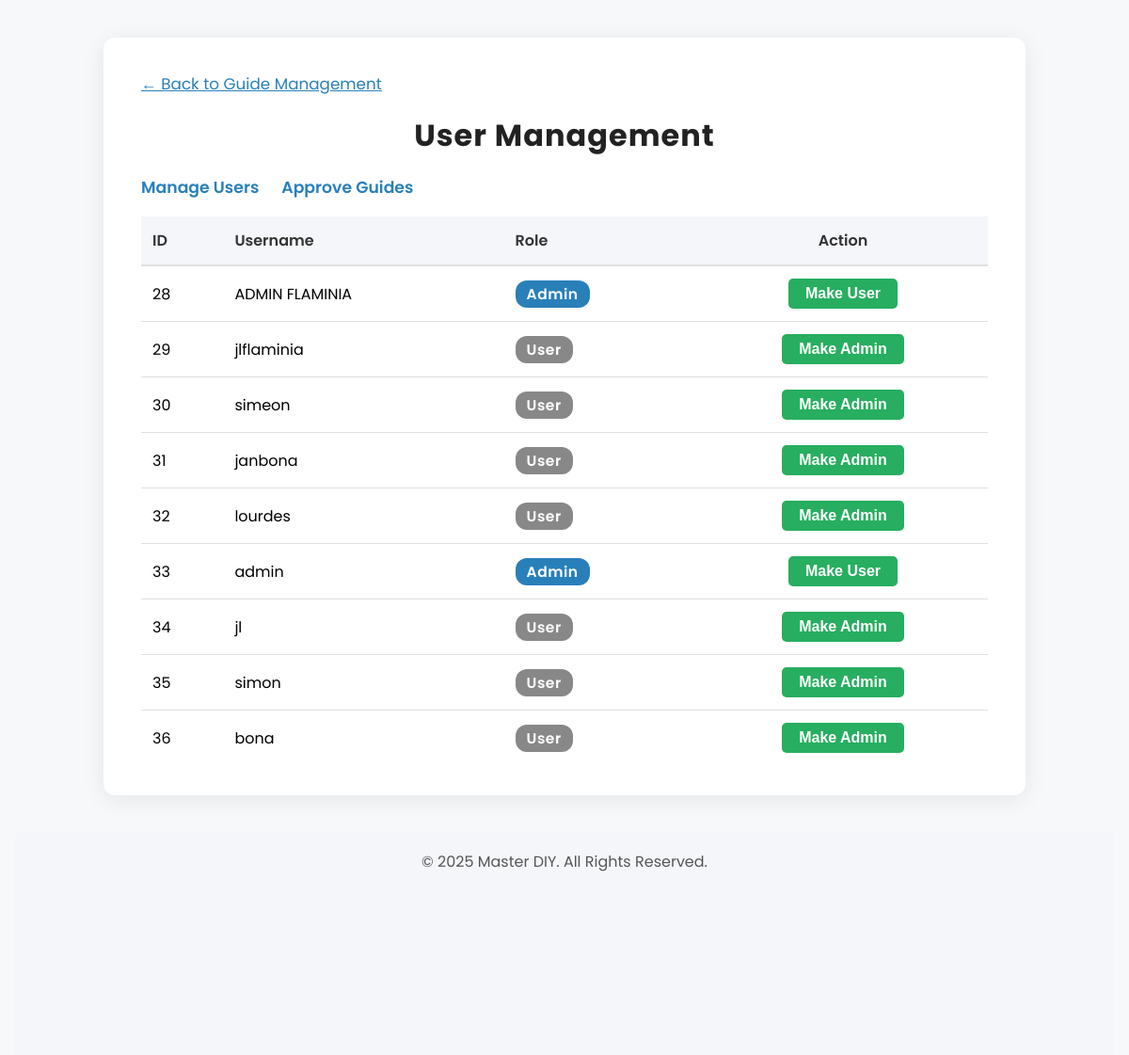
/admin-user.php (signed in), run on the app's committed database.
### tables this page shows
CREATE TABLE `users` (
  `id` int(11) NOT NULL,
  `username` varchar(50) NOT NULL,
  `password` varchar(255) NOT NULL,
  `usertype` varchar(50) NOT NULL DEFAULT 'user'
);

### admin-user.php (the view, shortened to what this page needs)
<?php
$host = 'localhost';
$db = 'masterdiy';
$user = 'root';
$pass = '';
$conn = new mysqli($host, $user, $pass, $db);
$query = "SELECT id, username, usertype FROM users";
$result = $conn->query($query);
?>
<!DOCTYPE html>
<html lang="en">
<head>
    <link rel="stylesheet" href="css/style.css" />
    <link rel="stylesheet" href="css/mediaqueries.css" />
</head>
<body>
    <div class="admin-container">
        <a href="admin.php" class="back-link">&larr; Back to Guide Management</a>
        <div class="admin-title">User Management</div>
        <div class="admin-actions">
            <ul>
                <li><a href="admin-user.php">Manage Users</a></li>
                <li><a href="admin_approve_guides.php">Approve Guides</a></li>
            </ul>
        </div>
        <table class="admin-table">
            <thead>
                <tr>
                    <th>ID</th>
                    <th>Username</th>
                    <th>Role</th>
                    <th style="text-align:center;">Action</th>
                </tr>
            </thead>
            <tbody>
            <?php if ($result && $result->num_rows > 0): ?>
                <?php while($row = $result->fetch_assoc()): ?>
                    <tr>
                        <td><?php echo htmlspecialchars($row['id']); ?></td>
                        <td><?php echo htmlspecialchars($row['username']); ?></td>
                        <td>
                            <?php if ($row['usertype'] === 'admin'): ?>
                                <span class="badge badge-admin">Admin</span>
                            <?php else: ?>
                                <span class="badge badge-user">User</span>
                            <?php endif; ?>
                        </td>
                        <td class="actions-cell">
                            <?php
                            $current_user_id = isset($_SESSION['user_id']) ? $_SESSION['user_id'] : null;
                            if ($current_user_id === null || $row['id'] != $current_user_id):
                            ?>
                                <form method="post" style="display:inline;">
                                    <button type="submit" class="action-btn toggle-btn">
                                        Make <?php echo ($row['usertype'] === 'admin') ? 'User' : 'Admin'; ?>
                                    </button>
                                </form>
                            <?php else: ?>
                                <button class="action-btn toggle-btn" disabled>Yourself</button>
                            <?php endif; ?>
                        </td>
                    </tr>
                <?php endwhile; ?>
            <?php else: ?>
                <tr><td colspan="4" class="no-users">No users found.</td></tr>
            <?php endif; ?>
            </tbody>
        </table>
    </div>
    <footer>
        <p>&copy; <?= date('Y') ?> Master DIY. All Rights Reserved.</p>
    </footer>
</body>
</html>

### css/style.css (style rules this page uses)
* { margin: 0; padding: 0; }
body { font-family: "Poppins", sans-serif; }
html { scroll-behavior: smooth; }
p { color: rgb(85, 85, 85); }
a, .btn { transition: all 300ms ease; }
a { color: black; text-decoration: none; text-decoration-color: white; }
footer { height: 26vh; margin: 0 1rem; }
footer p { text-align: center; }

### admin-user.php (style rules this page uses)
body { background: #f6f8fa; margin: 0; padding: 0; }
.admin-container { max-width: 900px; margin: 40px auto 0 auto; background: #fff; border-radius: 12px; box-shadow: 0 4px 24px rgba(0,0,0,0.08); padding: 36px 40px 32px 40px; }
.admin-title { font-size: 2rem; font-weight: 700; margin-bottom: 18px; color: #222; letter-spacing: 1px; text-align: center; }
.admin-actions { margin-bottom: 18px; }
.admin-actions ul { list-style: none; padding: 0; margin: 0; display: flex; gap: 24px; }
.admin-actions li { display: inline-block; }
.admin-actions a { color: #2980b9; text-decoration: none; font-weight: 600; font-size: 1.08rem; transition: color 0.2s; }
.admin-table { width: 100%; border-collapse: collapse; margin-top: 18px; background: #fff; }
.admin-table th, .admin-table td { padding: 13px 12px; text-align: left; }
.admin-table th { background: #f5f6fa; color: #333; font-weight: 600; border-bottom: 2px solid #e0e0e0; }
.admin-table tr { border-bottom: 1px solid #e0e0e0; }
.admin-table tr:last-child { border-bottom: none; }
.badge { display: inline-block; padding: 3px 12px; border-radius: 12px; font-size: 0.97em; font-weight: 600; letter-spacing: 0.5px; }
.badge-admin { background: #2980b9; color: #fff; }
.badge-user { background: #888; color: #fff; }
.actions-cell { display: flex; gap: 10px; justify-content: center; align-items: center; }
.action-btn { padding: 7px 18px; border: none; border-radius: 5px; font-weight: 600; font-size: 1em; cursor: pointer; transition: background 0.2s, color 0.2s; }
.toggle-btn { background: #27ae60; color: #fff; }
footer { text-align: center; color: #888; font-size: 1rem; margin-top: 40px; padding: 18px 0 10px 0; background: #f5f6fa; }
.back-link { color: #2980b9; margin-left: 0; text-decoration: underline; font-size: 1.05rem; display: inline-block; margin-bottom: 18px; }

### data on the page
users: id "28", username "ADMIN FLAMINIA", usertype "Admin"
users: id "29", username "jlflaminia", usertype "User"
users: id "30", username "simeon", usertype "User"
users: id "31", username "janbona", usertype "User"
users: id "32", username "lourdes", usertype "User"
users: id "33", username "admin", usertype "Admin"
users: id "34", username "jl", usertype "User"
users: id "35", username "simon", usertype "User"
users: id "36", username "bona", usertype "User"
